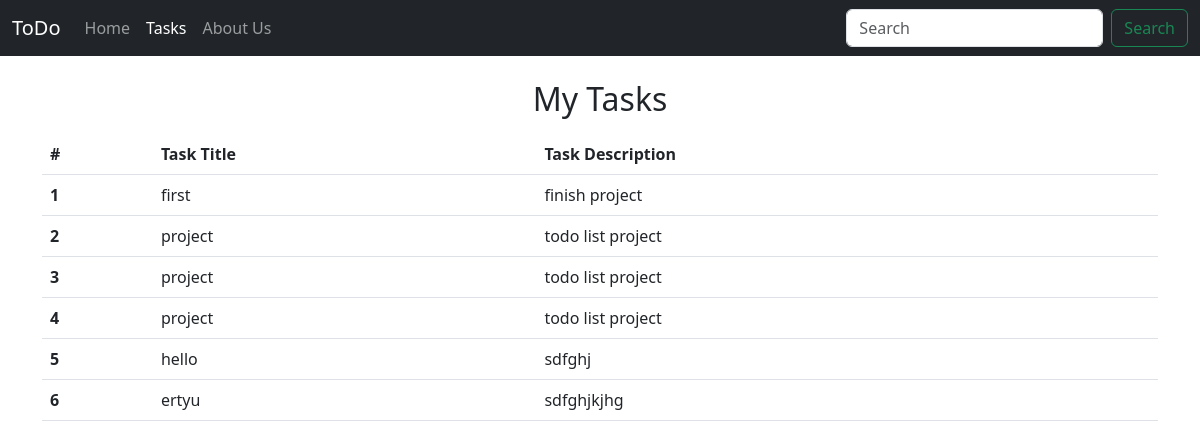
/tasks/, run on an earlier commit of the app's database.
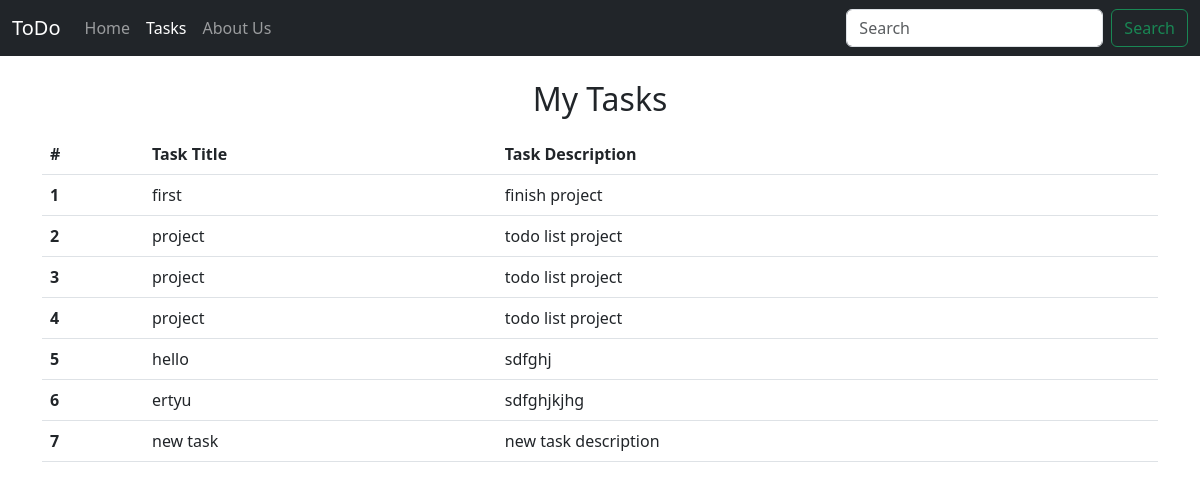
And on a later commit of the database.
### home/models.py (models this page shows, shortened)
class Task(models.Model):
    taskTitle = models.CharField(max_length=20)
    taskDescription = models.TextField()
    time = models.DateTimeField(auto_now_add=True)

### home/views.py (the view)
# urls.py: path('tasks/', views.tasks, name='tasks')
def tasks(request):
    allTasks = Task.objects.all()
    context = {'tasks': allTasks}
    return render(request, 'tasks.html', context)

### templates/tasks.html (shortened to what this page needs)
<!doctype html>
<html lang="en">
  <head>
    <link href="https://cdn.jsdelivr.net/npm/bootstrap@5.3.0-alpha1/dist/css/bootstrap.min.css" rel="stylesheet">
  </head>
  <body>
    <nav class="navbar navbar-expand-lg bg-dark navbar-dark">
        <div class="container-fluid">
          <a class="navbar-brand" href="/">ToDo</a>
          <div class="collapse navbar-collapse" id="navbarSupportedContent">
            <ul class="navbar-nav me-auto mb-2 mb-lg-0">
              <li class="nav-item">
                <a class="nav-link" aria-current="page" href="/">Home</a>
              </li>
              <li class="nav-item">
                <a class="nav-link active" href="/tasks">Tasks</a>
              </li>
              <li class="nav-item">
                <a class="nav-link" href="#">About Us</a>
              </li>
            </ul>
            <form class="d-flex" role="search">
              <input class="form-control me-2" type="search" placeholder="Search" aria-label="Search">
              <button class="btn btn-outline-success" type="submit">Search</button>
            </form>
          </div>
        </div>
      </nav>
      <div class="container my-3">
        <h2 class="text-center py-2">My Tasks</h2>
        <table class="table">
            <thead>
              <tr>
                <th scope="col">#</th>
                <th scope="col">Task Title</th>
                <th scope="col">Task Description</th>
              </tr>
            </thead>
            <tbody>
              {% for task in tasks %}
              <tr>
                <th scope="row">{{forloop.counter}}</th>
                <td>{{task.taskTitle}}</td>
                <td>{{task.taskDescription}}</td>
              </tr>
              {% endfor %}
            </tbody>
          </table>
        </div>
  </body>
</html>

What changed in the data, as far as the page shows it:
added Task: taskTitle "new task", taskDescription "new task description"
